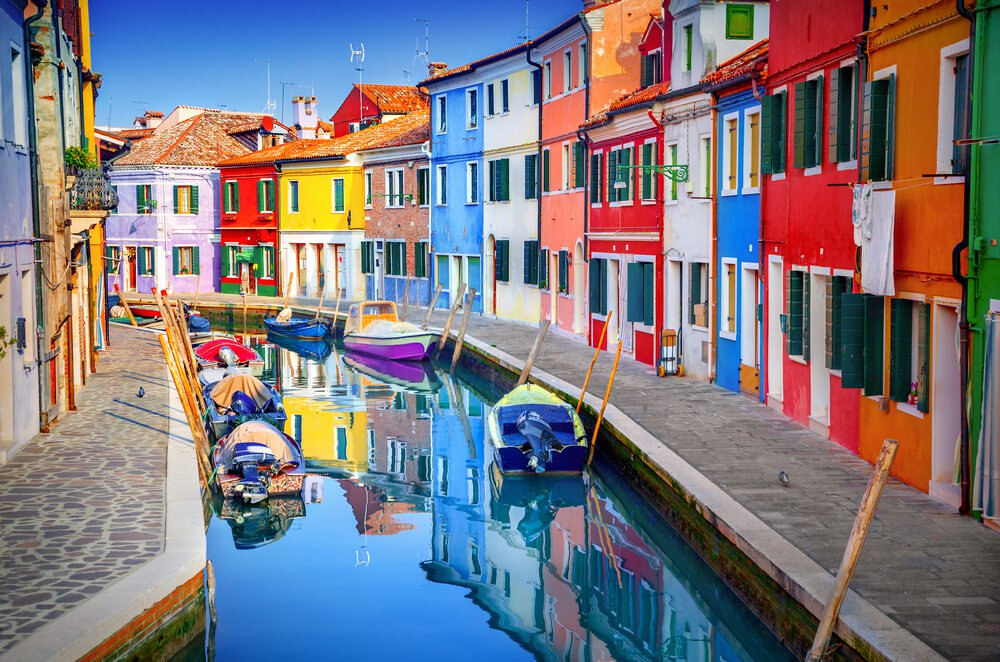
#> input picture Projects/Colour detection/colorpic.jpg, 1000 x 662 px, given in place of the camera
$ jupyter execute --allow-errors opencv_basics.ipynb
#> lines starting #> are read from the running program, lines starting #| are printed output that depends on the picture; after the words box and inside, x2 and y2 are one past the last pixel; in counts of white or black regions, pixels touching at a corner belong together
[cell 1]
import cv2
import numpy as np

karnel = np.ones((2, 2), np.uint8)

[cell 2]
def stackImages(scale,imgArray):
    rows = len(imgArray)
    cols = len(imgArray[0])
    rowsAvailable = isinstance(imgArray[0], list)
    width = imgArray[0][0].shape[1]
    height = imgArray[0][0].shape[0]
    if rowsAvailable:
        for x in range ( 0, rows):
            for y in range(0, cols):
                if imgArray[x][y].shape[:2] == imgArray[0][0].shape [:2]:
                    imgArray[x][y] = cv2.resize(imgArray[x][y], (0, 0), None, scale, scale)
                else:
                    imgArray[x][y] = cv2.resize(imgArray[x][y], (imgArray[0][0].shape[1], imgArray[0][0].shape[0]), None, scale, scale)
                if len(imgArray[x][y].shape) == 2: imgArray[x][y]= cv2.cvtColor( imgArray[x][y], cv2.COLOR_GRAY2BGR)
        imageBlank = np.zeros((height, width, 3), np.uint8)
        hor = [imageBlank]*rows
        hor_con = [imageBlank]*rows
        for x in range(0, rows):
            hor[x] = np.hstack(imgArray[x])
        ver = np.vstack(hor)
    else:
        for x in range(0, rows):
            if imgArray[x].shape[:2] == imgArray[0].shape[:2]:
                imgArray[x] = cv2.resize(imgArray[x], (0, 0), None, scale, scale)
            else:
                imgArray[x] = cv2.resize(imgArray[x], (imgArray[0].shape[1], imgArray[0].shape[0]), None,scale, scale)
            if len(imgArray[x].shape) == 2: imgArray[x] = cv2.cvtColor(imgArray[x], cv2.COLOR_GRAY2BGR)
        hor= np.hstack(imgArray)
        ver = hor
    return ver

[cell 3]
img = cv2.imread('rushabh.jpeg')
cv2.imshow('image', img)

cv2.waitKey(0)
# read the image and show it

[cell 4]
vd = cv2.VideoCapture()
while True:
    success, img = vd.read()
#> img is the input picture: shape (662, 1000, 3); mean B, G, R 127.2, 120.1, 124.8
    cv2.imshow('image', img)
    if cv2.waitKey(1) & 0xFF == ord('q'):
#> (key q is pressed here)
      break

# this is how you can play a video

[cell 5]
### how to use webcam
''' vd = cv2.VideoCapture(0)
vd.set(3, 640) # set width
vd.set(4, 480) # set height
vd.set(10, 100) # set brightness

while True:
    success, img = vd.read()
    cv2.imshow('image', img)
    if cv2.waitKey(1) & 0xFF == ord('q'):
        break '''

[cell 6]
# some basic operations with images
img = cv2.imread('rushabh.jpeg')
#> (the rest of this cell did not finish here and is left out)

[cell 7]
#image resizing and cropping

img1 = cv2.imread('rushabh.jpeg')
#> (the rest of this cell did not finish here and is left out)

[cell 8]
# create diffrent shapes on the image and text

img_rand = np.ones((512, 512, 3), np.uint8)

#img_rand[:] = 255,0,0 # blue this is the same as img_rand[:,:,0] = 255
# img_rand[:] = 0,0,255 # red  here : represents all the pixels
# img_rand[:] = 0,255,0 # green


cv2.line(img_rand,(0,0),(img_rand.shape[1], img_rand.shape[0]),(155,100,0),1) # height, width
cv2.rectangle(img_rand,(100,100),(200,200),(0,155,0),1) # put thickness as -1 for filled
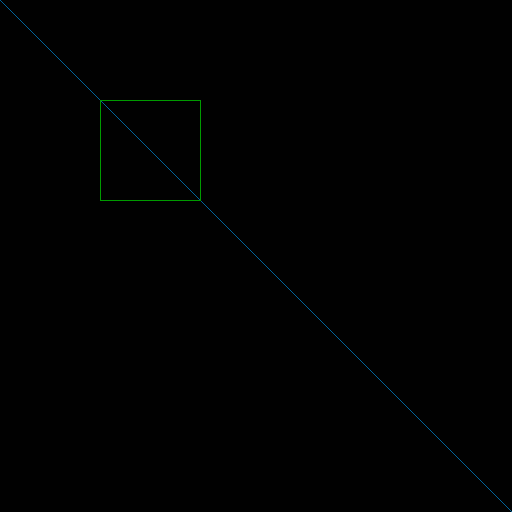
#> img_rand: shape (512, 512, 3); mean of channels 0, 1, 2 1.3, 1.4, 1; drawn as B, G, R
cv2.circle(img_rand,(300,300),100,(155,0,0),2)
cv2.putText(img_rand, 'Rushabh', (200,100),cv2.FONT_HERSHEY_COMPLEX_SMALL, 2, (255,255,255), 1)
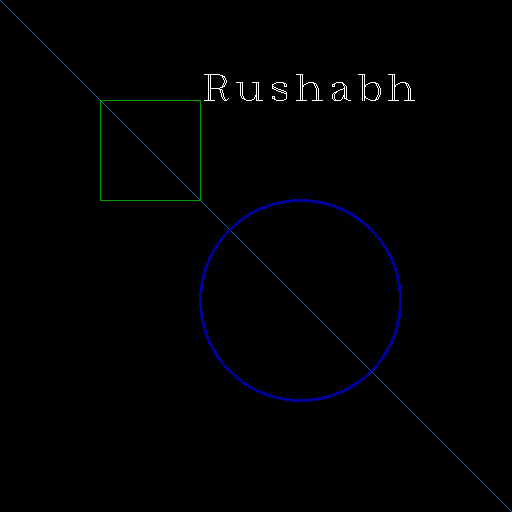
#> img_rand: shape (512, 512, 3); mean of channels 0, 1, 2 3.1, 2.2, 1.8; drawn as B, G, R

cv2.imshow('image', img_rand)
cv2.waitKey(0)

[cell 9]
# cropping some part of the image and make it streaght
# this is called as get prespective transform

width, height = 800, 600
plts1 = np.float32([[0,0],[287,0],[0,580],[287,580]])
plts2 = np.float32([[0,0],[width,0],[0,height],[width,height]])
matrix = cv2.getPerspectiveTransform(plts1,plts2)
#> (the rest of this cell did not finish here and is left out)

[cell 10]
# joining the image
image = cv2.imread('rushabh.jpeg')

hrsta = np.hstack((image, image)) # horizontal join
varsta = np.vstack((image, image)) # vertical join

# here both image should be same channelled, weather it is colouer or grayscale

cv2.imshow('image', hrsta)
cv2.waitKey(0)

[cell 11]
'''
# color detection in image
def nothing(x):
    pass

# find proper values for min and max and then you can extract the color
cv2.namedWindow('trackbar')
cv2.resizeWindow('trackbar', 600,600)
cv2.createTrackbar('Hue Min', 'trackbar', 13, 179, nothing)
cv2.createTrackbar('Hue Max', 'trackbar', 179, 179, nothing)
cv2.createTrackbar('sat Min', 'trackbar', 13, 255, nothing)
cv2.createTrackbar('sat Max', 'trackbar', 255, 255, nothing)
cv2.createTrackbar('val Min', 'trackbar', 0, 255, nothing)
cv2.createTrackbar('val Max', 'trackbar', 255, 255, nothing)

while True:

    img  = cv2.imread('rushabh.jpeg')
    imgHSV =  cv2.cvtColor(img, cv2.COLOR_BGR2HSV)

    h_min = cv2.getTrackbarPos('Hue Min', 'trackbar')
    h_max = cv2.getTrackbarPos('Hue Min', 'trackbar')
    sat_min = cv2.getTrackbarPos('sat Min', 'trackbar')
    sat_max = cv2.getTrackbarPos('sat Max', 'trackbar')
    val_min = cv2.getTrackbarPos('val Min', 'trackbar')
    val_max = cv2.getTrackbarPos('val Max', 'trackbar')

    lower = np.array([h_min, sat_min, val_min])
    higher = np.array([h_max, sat_max, val_max])
    print(h_min, h_max, sat_min, sat_max, val_min, val_max)
    mask = cv2.inRange(imgHSV, lower,higher)

    imgResult = cv2.bitwise_and(img, img, mask=mask)

    # cv2.imshow('image', imgHSV)
    # cv2.imshow('mask', mask)
    # cv2.imshow('result', imgResult)
    imgstack = stackImages(0.3,([img, imgHSV], [mask, imgResult]))
    cv2.imshow('image', imgstack)
    cv2.waitKey(1)

'''

[cell 12]
#
def getContours(img):

    contours, hierarchy = cv2.findContours(img, cv2.RETR_EXTERNAL, cv2.CHAIN_APPROX_NONE)
    for cr in contours :
        area = cv2.contourArea(cr)
        # print(area)
        if area > 500 :
            cv2.drawContours(imgcopy, cr, -1, (255,0,0), 3)
            perimeter = cv2.arcLength(cr, True)                 # to get the perimeter
            approx = cv2.approxPolyDP(cr, 0.02*perimeter, True) # approxPolyDP is used to approximate the polygon
            corner = len(approx)
            x,y,w,h = cv2.boundingRect(approx)                  # x,y is the top left corner and w,h is the width and height

            cv2.rectangle(imgcopy, (x,y), (x+w, y+h), (0,255,0), 2)

            if corner == 3: objectType = 'tri'
            elif corner == 4 :
                asspect = w/h
                if asspect > 1.1 : objectType = 'rect'
                else : objectType = 'sqr'
            elif corner > 4 : objectType = 'cir'
            else : objectType = 'None'

            cv2.putText(imgcopy, objectType, (x-10,y-10), cv2.FONT_HERSHEY_COMPLEX_SMALL, 1.2, (0,0,0), 2)

[cell 13]
# counture and shape detection

image = cv2.imread('shapes.png')
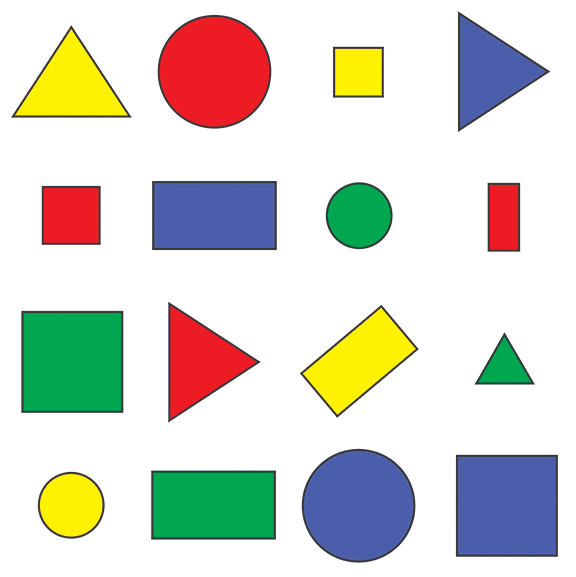
#> input picture Projects/OpenCV/shapes.png, 576 x 577 px
#> image is the input picture: shape (577, 576, 3); mean B, G, R 205.1, 214.3, 214.2
img_gray = cv2.cvtColor(image, cv2.COLOR_BGR2GRAY)
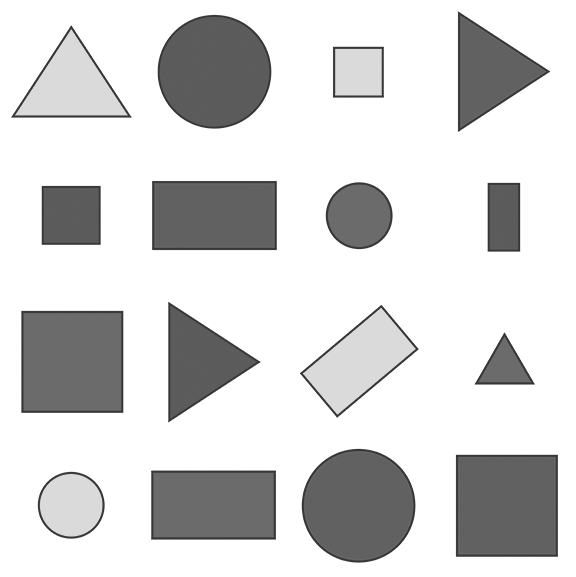
#> img_gray: shape (577, 576); min 54, max 255, mean 213.2

#img_blur = cv2.GaussianBlur(img_gray, (7,7), 1)
img_canny = cv2.Canny(img_gray, 50, 50)
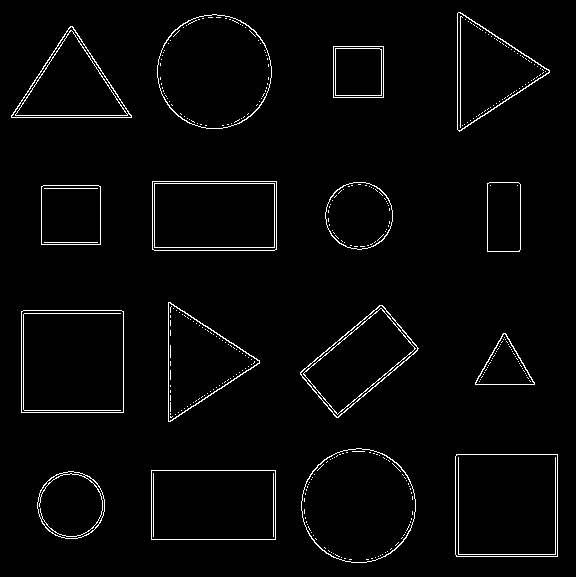
#> img_canny: shape (577, 576); 2.5% white in thin lines or dots
img_Dilation = cv2.dilate(img_canny, karnel, iterations=1)
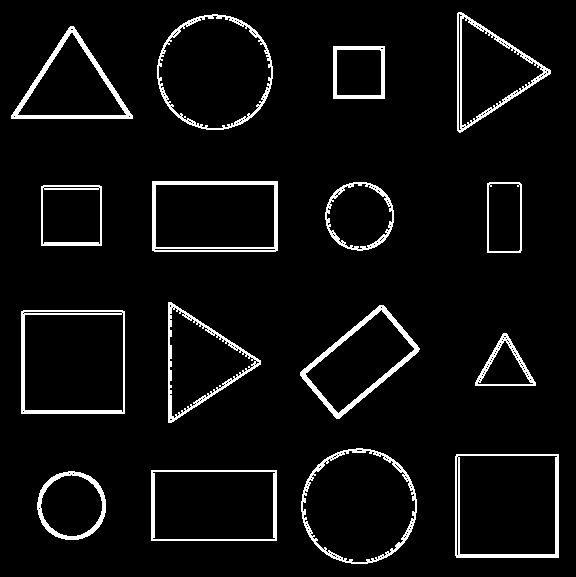
#> img_Dilation: shape (577, 576); 5.4% white; 16 white regions
imgcopy = image.copy()
imgblack = np.zeros_like(image)

getContours(img_Dilation)
#> in getContours, `contours, hierarchy = cv2.findContours(img, cv2.RETR_EXTERNAL, cv2.CHA..`: contours = 16 contours; largest, box (x1, y1, x2, y2) and area: (455, 454, 559, 558) 10606, (21, 310, 125, 414) 10606, (301, 448, 417, 564) 10429, (157, 14, 273, 130) 10423, (151, 470, 277, 541) 8750
#> the loop in getContours, `for cr in contours :` made 16 passes
#> (area, perimeter, approx, corner, x, y, w, h) on passes 2, 3, 6, 7, 9, 10, 12: (8750, 390, [[151, 470], [151, 540], [276, 540], [276, 470]], 4, 151, 470, 126, 71), (10606, 410.8, [[456, 454], [456, 557], [558, 557], [558, 454]], 4, 456, 454, 103, 104), (10606, 410.8, [[21, 311], [21, 413], [124, 413], [124, 311]], 4, 21, 311, 104, 103), (6533.5, 342.7, [[383, 305], [300, 372], [336, 418], [419, 349]], 4, 300, 305, 120, 114), (3597, 238.8, [[41, 186], [41, 245], [101, 245], [101, 186]], 4, 41, 186, 61, 60), (2375, 205.7, [[489, 182], [487, 252], [520, 252], [521, 184]], 4, 487, 182, 35, 71), (8747, 388.8, [[152, 181], [152, 250], [277, 250], [277, 181]], 4, 152, 181, 126, 70)
#> (area, perimeter, approx, corner, x, y, w, h) on passes 5, 8, 14, 16: (1714.5, 190.6, [[503, 333], [475, 385], [535, 385]], 3, 475, 333, 61, 53), (5823, 356, [[168, 302], [171, 422], [260, 360]], 3, 168, 302, 93, 121), (5846, 356.9, [[11, 115], [132, 118], [73, 26]], 3, 11, 26, 122, 93), (5902, 355.7, [[458, 12], [460, 132], [550, 70]], 3, 458, 12, 93, 121)
#> after the loop in getContours, `for cr in contours :`:
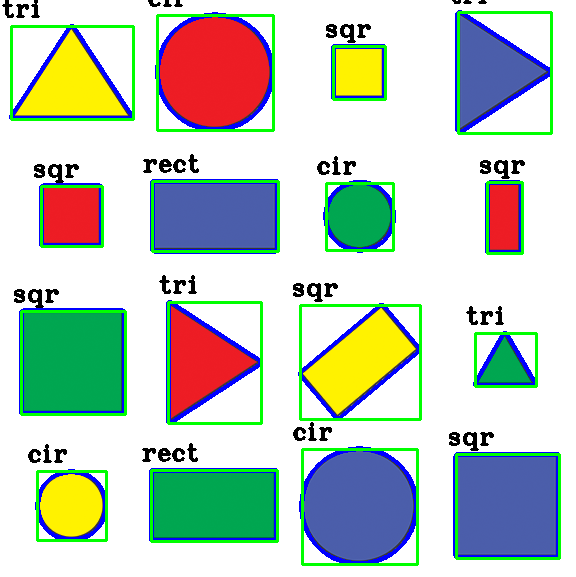
#> imgcopy: shape (577, 576, 3); 10.73% of pixels changed, all inside (x1, y1, x2, y2) = (2, 0, 561, 566)
imagestak = stackImages(0.7, ([image, imgcopy]))
#> in stackImages, `rows = len(imgArray)`: rows = 2
#> in stackImages, `cols = len(imgArray[0])`: cols = 577
#> in stackImages, `rowsAvailable = isinstance(imgArray[0], list)`: rowsAvailable = False
#> after the loop in stackImages, `for x in range(0, rows):`: imgArray = 2 items
#> in stackImages, `hor= np.hstack(imgArray)`:
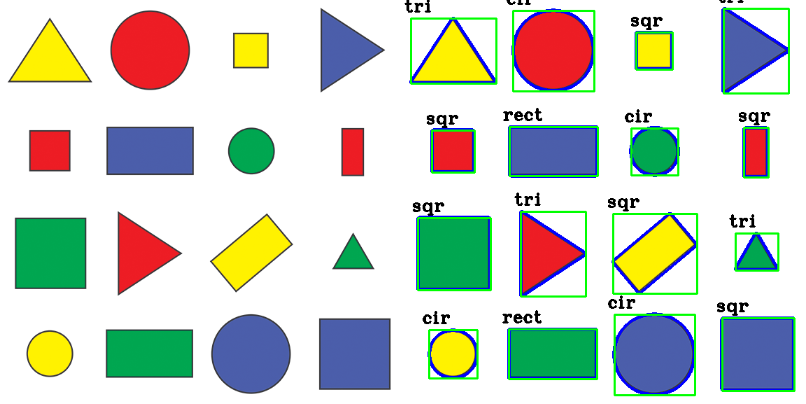
#> hor: shape (404, 806, 3); mean of channels 0, 1, 2 198.9, 209.4, 202.8; drawn as B, G, R
cv2.imshow('image', imagestak)
cv2.waitKey(0)
#> Out = 113
